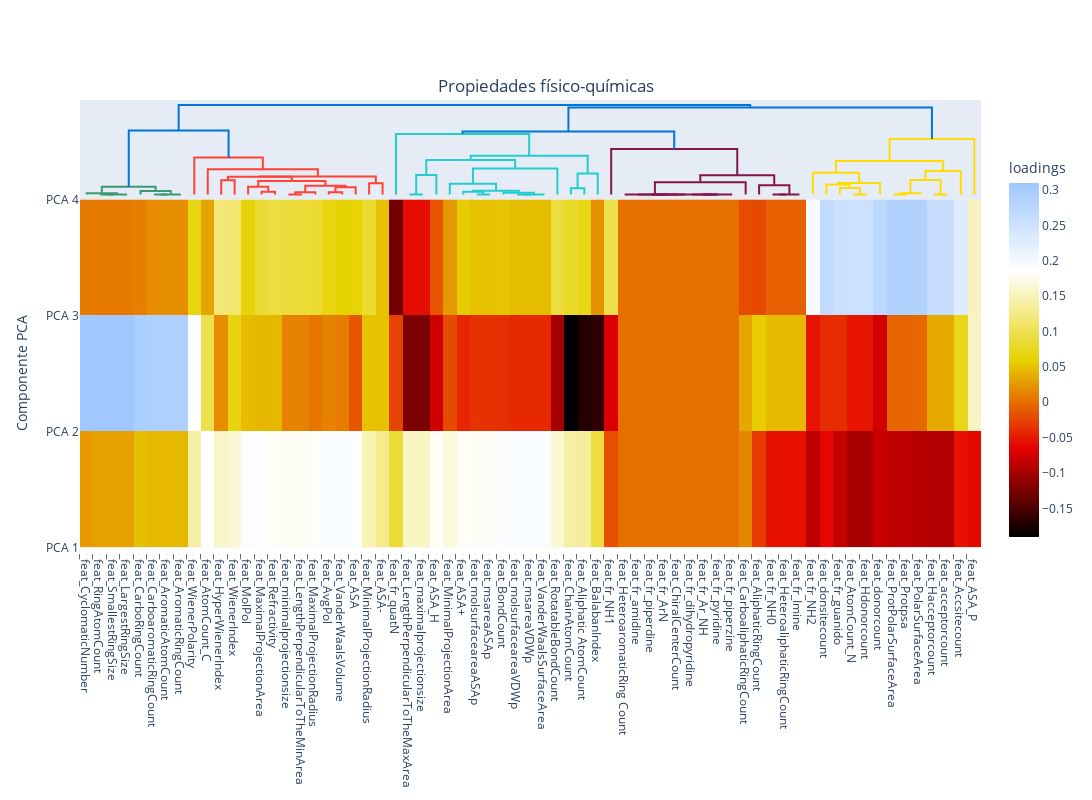

This figure's notebook cell:
### Code cell
amine_3_components_pca, pca = apply_pca(X, 3)
rows = [ "PCA"+str(x) for x in range(1,3)]
plot_heap_map_with_dendogram(pca.components_, amine_df.columns.to_list(), rows, 'Propiedades físico-químicas')

### Figure 1 — Plotly figure (JSON) as saved in the notebook; plotly's stock layout.template omitted (floating-point values rounded to 4 significant figures; data arrays with more than 128 entries replaced by an {"elided": "..."} marker saying what was removed)
{"data": [{"hoverinfo": "text", "marker": {"color": "rgb(61,153,112)"}, "mode": "lines", "type": "scatter", "x": [15, 15, 25, 25], "xaxis": "x", "y": [0, 0, 0, 0], "yaxis": "y2"}, {"hoverinfo": "text", "marker": {"color": "rgb(61,153,112)"}, "mode": "lines", "type": "scatter", "x": [20, 20, 35, 35], "xaxis": "x", "y": [0, 7.758e-18, 7.758e-18, 0], "yaxis": "y2"}, {"hoverinfo": "text", "marker": {"color": "rgb(61,153,112)"}, "mode": "lines", "type": "scatter", "x": [5, 5, 27.5, 27.5], "xaxis": "x", "y": [0, 0.004303, 0.004303, 7.758e-18], "yaxis": "y2"}, {"hoverinfo": "text", "marker": {"color": "rgb(61,153,112)"}, "mode": "lines", "type": "scatter", "x": [55, 55, 65, 65], "xaxis": "x", "y": [0, 2.944e-17, 2.944e-17, 0], "yaxis": "y2"}, {"hoverinfo": "text", "marker": {"color": "rgb(61,153,112)"}, "mode": "lines", "type": "scatter", "x": [60, 60, 75, 75], "xaxis": "x", "y": [2.944e-17, 5.753e-17, 5.753e-17, 0], "yaxis": "y2"}, {"hoverinfo": "text", "marker": {"color": "rgb(61,153,112)"}, "mode": "lines", "type": "scatter", "x": [45, 45, 67.5, 67.5], "xaxis": "x", "y": [0, 0.01152, 0.01152, 5.753e-17], "yaxis": "y2"}, {"hoverinfo": "text", "marker": {"color": "rgb(61,153,112)"}, "mode": "lines", "type": "scatter", "x": [16.25, 16.25, 56.25, 56.25], "xaxis": "x", "y": [0.004303, 0.02617, 0.02617, 0.01152], "yaxis": "y2"}, {"hoverinfo": "text", "marker": {"color": "rgb(255,65,54)"}, "mode": "lines", "type": "scatter", "x": [105, 105, 115, 115], "xaxis": "x", "y": [0, 0.04888, 0.04888, 0], "yaxis": "y2"}, {"hoverinfo": "text", "marker": {"color": "rgb(255,65,54)"}, "mode": "lines", "type": "scatter", "x": [135, 135, 145, 145], "xaxis": "x", "y": [0, 0.009306, 0.009306, 0], "yaxis": "y2"}, {"hoverinfo": "text", "marker": {"color": "rgb(255,65,54)"}, "mode": "lines", "type": "scatter", "x": [125, 125, 140, 140], "xaxis": "x", "y": [0, 0.02621, 0.02621, 0.009306], "yaxis": "y2"}, {"hoverinfo": "text", "marker": {"color": "rgb(255,65,54)"}, "mode": "lines", "type": "scatter", "x": [155, 155, 165, 165], "xaxis": "x", "y": [0, 0, 0, 0], "yaxis": "y2"}, {"hoverinfo": "text", "marker": {"color": "rgb(255,65,54)"}, "mode": "lines", "type": "scatter", "x": [160, 160, 175, 175], "xaxis": "x", "y": [0, 0.007786, 0.007786, 0], "yaxis": "y2"}, {"hoverinfo": "text", "marker": {"color": "rgb(255,65,54)"}, "mode": "lines", "type": "scatter", "x": [185, 185, 195, 195], "xaxis": "x", "y": [0, 0.00786, 0.00786, 0], "yaxis": "y2"}, {"hoverinfo": "text", "marker": {"color": "rgb(255,65,54)"}, "mode": "lines", "type": "scatter", "x": [190, 190, 205, 205], "xaxis": "x", "y": [0.00786, 0.02469, 0.02469, 0], "yaxis": "y2"}, {"hoverinfo": "text", "marker": {"color": "rgb(255,65,54)"}, "mode": "lines", "type": "scatter", "x": [167.5, 167.5, 197.5, 197.5], "xaxis": "x", "y": [0.007786, 0.02998, 0.02998, 0.02469], "yaxis": "y2"}, {"hoverinfo": "text", "marker": {"color": "rgb(255,65,54)"}, "mode": "lines", "type": "scatter", "x": [132.5, 132.5, 182.5, 182.5], "xaxis": "x", "y": [0.02621, 0.04576, 0.04576, 0.02998], "yaxis": "y2"}, {"hoverinfo": "text", "marker": {"color": "rgb(255,65,54)"}, "mode": "lines", "type": "scatter", "x": [110, 110, 157.5, 157.5], "xaxis": "x", "y": [0.04888, 0.06058, 0.06058, 0.04576], "yaxis": "y2"}, {"hoverinfo": "text", "marker": {"color": "rgb(255,65,54)"}, "mode": "lines", "type": "scatter", "x": [215, 215, 225, 225], "xaxis": "x", "y": [0, 0.03834, 0.03834, 0], "yaxis": "y2"}, {"hoverinfo": "text", "marker": {"color": "rgb(255,65,54)"}, "mode": "lines", "type": "scatter", "x": [133.8, 133.8, 220, 220], "xaxis": "x", "y": [0.06058, 0.06177, 0.06177, 0.03834], "yaxis": "y2"}, {"hoverinfo": "text", "marker": {"color": "rgb(255,65,54)"}, "mode": "lines", "type": "scatter", "x": [95, 95, 176.9, 176.9], "xaxis": "x", "y": [0, 0.0867, 0.0867, 0.06177], "yaxis": "y2"}, {"hoverinfo": "text", "marker": {"color": "rgb(255,65,54)"}, "mode": "lines", "type": "scatter", "x": [85, 85, 135.9, 135.9], "xaxis": "x", "y": [0, 0.1267, 0.1267, 0.0867], "yaxis": "y2"}, {"hoverinfo": "text", "marker": {"color": "rgb(0,116,217)"}, "mode": "lines", "type": "scatter", "x": [36.25, 36.25, 110.5, 110.5], "xaxis": "x", "y": [0.02617, 0.2197, 0.2197, 0.1267], "yaxis": "y2"}, {"hoverinfo": "text", "marker": {"color": "rgb(35,205,205)"}, "mode": "lines", "type": "scatter", "x": [245, 245, 255, 255], "xaxis": "x", "y": [0, 0, 0, 0], "yaxis": "y2"}, {"hoverinfo": "text", "marker": {"color": "rgb(35,205,205)"}, "mode": "lines", "type": "scatter", "x": [250, 250, 265, 265], "xaxis": "x", "y": [0, 0.06665, 0.06665, 0], "yaxis": "y2"}, {"hoverinfo": "text", "marker": {"color": "rgb(35,205,205)"}, "mode": "lines", "type": "scatter", "x": [295, 295, 305, 305], "xaxis": "x", "y": [0, 0, 0, 0], "yaxis": "y2"}, {"hoverinfo": "text", "marker": {"color": "rgb(35,205,205)"}, "mode": "lines", "type": "scatter", "x": [285, 285, 300, 300], "xaxis": "x", "y": [0, 0.008998, 0.008998, 0], "yaxis": "y2"}, {"hoverinfo": "text", "marker": {"color": "rgb(35,205,205)"}, "mode": "lines", "type": "scatter", "x": [325, 325, 335, 335], "xaxis": "x", "y": [0, 5.419e-17, 5.419e-17, 0], "yaxis": "y2"}, {"hoverinfo": "text", "marker": {"color": "rgb(35,205,205)"}, "mode": "lines", "type": "scatter", "x": [330, 330, 345, 345], "xaxis": "x", "y": [5.419e-17, 0.0001277, 0.0001277, 0], "yaxis": "y2"}, {"hoverinfo": "text", "marker": {"color": "rgb(35,205,205)"}, "mode": "lines", "type": "scatter", "x": [315, 315, 337.5, 337.5], "xaxis": "x", "y": [0, 0.005375, 0.005375, 0.0001277], "yaxis": "y2"}, {"hoverinfo": "text", "marker": {"color": "rgb(35,205,205)"}, "mode": "lines", "type": "scatter", "x": [292.5, 292.5, 326.2, 326.2], "xaxis": "x", "y": [0.008998, 0.01265, 0.01265, 0.005375], "yaxis": "y2"}, {"hoverinfo": "text", "marker": {"color": "rgb(35,205,205)"}, "mode": "lines", "type": "scatter", "x": [275, 275, 309.4, 309.4], "xaxis": "x", "y": [0, 0.03653, 0.03653, 0.01265], "yaxis": "y2"}, {"hoverinfo": "text", "marker": {"color": "rgb(35,205,205)"}, "mode": "lines", "type": "scatter", "x": [292.2, 292.2, 355, 355], "xaxis": "x", "y": [0.03653, 0.0892, 0.0892, 0], "yaxis": "y2"}, {"hoverinfo": "text", "marker": {"color": "rgb(35,205,205)"}, "mode": "lines", "type": "scatter", "x": [257.5, 257.5, 323.6, 323.6], "xaxis": "x", "y": [0.06665, 0.1181, 0.1181, 0.0892], "yaxis": "y2"}, {"hoverinfo": "text", "marker": {"color": "rgb(35,205,205)"}, "mode": "lines", "type": "scatter", "x": [365, 365, 375, 375], "xaxis": "x", "y": [0, 0.02156, 0.02156, 0], "yaxis": "y2"}, {"hoverinfo": "text", "marker": {"color": "rgb(35,205,205)"}, "mode": "lines", "type": "scatter", "x": [370, 370, 385, 385], "xaxis": "x", "y": [0.02156, 0.07216, 0.07216, 0], "yaxis": "y2"}, {"hoverinfo": "text", "marker": {"color": "rgb(35,205,205)"}, "mode": "lines", "type": "scatter", "x": [290.5, 290.5, 377.5, 377.5], "xaxis": "x", "y": [0.1181, 0.1326, 0.1326, 0.07216], "yaxis": "y2"}, {"hoverinfo": "text", "marker": {"color": "rgb(35,205,205)"}, "mode": "lines", "type": "scatter", "x": [235, 235, 334.0, 334.0], "xaxis": "x", "y": [0, 0.2074, 0.2074, 0.1326], "yaxis": "y2"}, {"hoverinfo": "text", "marker": {"color": "rgb(133,20,75)"}, "mode": "lines", "type": "scatter", "x": [425, 425, 435, 435], "xaxis": "x", "y": [0, 0, 0, 0], "yaxis": "y2"}, {"hoverinfo": "text", "marker": {"color": "rgb(133,20,75)"}, "mode": "lines", "type": "scatter", "x": [430, 430, 445, 445], "xaxis": "x", "y": [0, 0, 0, 0], "yaxis": "y2"}, {"hoverinfo": "text", "marker": {"color": "rgb(133,20,75)"}, "mode": "lines", "type": "scatter", "x": [415, 415, 437.5, 437.5], "xaxis": "x", "y": [0, 7.75e-18, 7.75e-18, 0], "yaxis": "y2"}, {"hoverinfo": "text", "marker": {"color": "rgb(133,20,75)"}, "mode": "lines", "type": "scatter", "x": [465, 465, 475, 475], "xaxis": "x", "y": [0, 4.51e-18, 4.51e-18, 0], "yaxis": "y2"}, {"hoverinfo": "text", "marker": {"color": "rgb(133,20,75)"}, "mode": "lines", "type": "scatter", "x": [455, 455, 470, 470], "xaxis": "x", "y": [0, 7.556e-18, 7.556e-18, 4.51e-18], "yaxis": "y2"}, {"hoverinfo": "text", "marker": {"color": "rgb(133,20,75)"}, "mode": "lines", "type": "scatter", "x": [462.5, 462.5, 485, 485], "xaxis": "x", "y": [7.556e-18, 1.192e-17, 1.192e-17, 0], "yaxis": "y2"}, {"hoverinfo": "text", "marker": {"color": "rgb(133,20,75)"}, "mode": "lines", "type": "scatter", "x": [426.2, 426.2, 473.8, 473.8], "xaxis": "x", "y": [7.75e-18, 1.465e-17, 1.465e-17, 1.192e-17], "yaxis": "y2"}, {"hoverinfo": "text", "marker": {"color": "rgb(133,20,75)"}, "mode": "lines", "type": "scatter", "x": [405, 405, 450, 450], "xaxis": "x", "y": [0, 3.765e-17, 3.765e-17, 1.465e-17], "yaxis": "y2"}, {"hoverinfo": "text", "marker": {"color": "rgb(133,20,75)"}, "mode": "lines", "type": "scatter", "x": [427.5, 427.5, 495, 495], "xaxis": "x", "y": [3.765e-17, 0.04181, 0.04181, 0], "yaxis": "y2"}, {"hoverinfo": "text", "marker": {"color": "rgb(133,20,75)"}, "mode": "lines", "type": "scatter", "x": [515, 515, 525, 525], "xaxis": "x", "y": [0, 0, 0, 0], "yaxis": "y2"}, {"hoverinfo": "text", "marker": {"color": "rgb(133,20,75)"}, "mode": "lines", "type": "scatter", "x": [520, 520, 535, 535], "xaxis": "x", "y": [0, 4.12e-17, 4.12e-17, 0], "yaxis": "y2"}, {"hoverinfo": "text", "marker": {"color": "rgb(133,20,75)"}, "mode": "lines", "type": "scatter", "x": [505, 505, 527.5, 527.5], "xaxis": "x", "y": [0, 0.0313, 0.0313, 4.12e-17], "yaxis": "y2"}, {"hoverinfo": "text", "marker": {"color": "rgb(133,20,75)"}, "mode": "lines", "type": "scatter", "x": [461.2, 461.2, 516.2, 516.2], "xaxis": "x", "y": [0.04181, 0.06625, 0.06625, 0.0313], "yaxis": "y2"}, {"hoverinfo": "text", "marker": {"color": "rgb(133,20,75)"}, "mode": "lines", "type": "scatter", "x": [395, 395, 488.8, 488.8], "xaxis": "x", "y": [0, 0.1563, 0.1563, 0.06625], "yaxis": "y2"}, {"hoverinfo": "text", "marker": {"color": "rgb(0,116,217)"}, "mode": "lines", "type": "scatter", "x": [284.5, 284.5, 441.9, 441.9], "xaxis": "x", "y": [0.2074, 0.2158, 0.2158, 0.1563], "yaxis": "y2"}, {"hoverinfo": "text", "marker": {"color": "rgb(255,220,0)"}, "mode": "lines", "type": "scatter", "x": [575, 575, 585, 585], "xaxis": "x", "y": [0, 5.888e-17, 5.888e-17, 0], "yaxis": "y2"}, {"hoverinfo": "text", "marker": {"color": "rgb(255,220,0)"}, "mode": "lines", "type": "scatter", "x": [565, 565, 580, 580], "xaxis": "x", "y": [0, 0.02249, 0.02249, 5.888e-17], "yaxis": "y2"}, {"hoverinfo": "text", "marker": {"color": "rgb(255,220,0)"}, "mode": "lines", "type": "scatter", "x": [555, 555, 572.5, 572.5], "xaxis": "x", "y": [0, 0.03454, 0.03454, 0.02249], "yaxis": "y2"}, {"hoverinfo": "text", "marker": {"color": "rgb(255,220,0)"}, "mode": "lines", "type": "scatter", "x": [563.8, 563.8, 595, 595], "xaxis": "x", "y": [0.03454, 0.03952, 0.03952, 0], "yaxis": "y2"}, {"hoverinfo": "text", "marker": {"color": "rgb(255,220,0)"}, "mode": "lines", "type": "scatter", "x": [545, 545, 579.4, 579.4], "xaxis": "x", "y": [0, 0.0741, 0.0741, 0.03952], "yaxis": "y2"}, {"hoverinfo": "text", "marker": {"color": "rgb(255,220,0)"}, "mode": "lines", "type": "scatter", "x": [605, 605, 615, 615], "xaxis": "x", "y": [0, 0, 0, 0], "yaxis": "y2"}, {"hoverinfo": "text", "marker": {"color": "rgb(255,220,0)"}, "mode": "lines", "type": "scatter", "x": [610, 610, 625, 625], "xaxis": "x", "y": [0, 0.00385, 0.00385, 0], "yaxis": "y2"}, {"hoverinfo": "text", "marker": {"color": "rgb(255,220,0)"}, "mode": "lines", "type": "scatter", "x": [635, 635, 645, 645], "xaxis": "x", "y": [0, 0, 0, 0], "yaxis": "y2"}, {"hoverinfo": "text", "marker": {"color": "rgb(255,220,0)"}, "mode": "lines", "type": "scatter", "x": [617.5, 617.5, 640, 640], "xaxis": "x", "y": [0.00385, 0.04952, 0.04952, 0], "yaxis": "y2"}, {"hoverinfo": "text", "marker": {"color": "rgb(255,220,0)"}, "mode": "lines", "type": "scatter", "x": [628.8, 628.8, 655, 655], "xaxis": "x", "y": [0.04952, 0.08009, 0.08009, 0], "yaxis": "y2"}, {"hoverinfo": "text", "marker": {"color": "rgb(255,220,0)"}, "mode": "lines", "type": "scatter", "x": [562.2, 562.2, 641.9, 641.9], "xaxis": "x", "y": [0.0741, 0.115, 0.115, 0.08009], "yaxis": "y2"}, {"hoverinfo": "text", "marker": {"color": "rgb(255,220,0)"}, "mode": "lines", "type": "scatter", "x": [602.0, 602.0, 665, 665], "xaxis": "x", "y": [0.115, 0.1905, 0.1905, 0], "yaxis": "y2"}, {"hoverinfo": "text", "marker": {"color": "rgb(0,116,217)"}, "mode": "lines", "type": "scatter", "x": [363.2, 363.2, 633.5, 633.5], "xaxis": "x", "y": [0.2158, 0.2991, 0.2991, 0.1905], "yaxis": "y2"}, {"hoverinfo": "text", "marker": {"color": "rgb(0,116,217)"}, "mode": "lines", "type": "scatter", "x": [73.36, 73.36, 498.4, 498.4], "xaxis": "x", "y": [0.2197, 0.3074, 0.3074, 0.2991], "yaxis": "y2"}, {"colorbar": {"len": 0.8, "nticks": 15, "title": {"text": "loadings"}}, "colorscale": [[0, "rgb(0,0,0)"], [0.25, "rgb(230,0,0)"], [0.5, "rgb(230,210,0)"], [0.75, "rgb(255,255,255)"], [1, "rgb(160,200,255)"]], "type": "heatmap", "x": [5, 15, 25, 35, 45, 55, 65, 75, 85, 95, 105, 115, 125, 135, 145, 155, 165, 175, 185, 195, 205, 215, 225, 235, 245, 255, 265, 275, 285, 295, 305, 315, 325, 335, 345, 355, 365, 375, 385, 395, 405, 415, 425, 435, 445, 455, 465, 475, 485, 495, 505, 515, 525, 535, 545, 555, 565, 575, 585, 595, 605, 615, 625, 635, 645, 655, 665], "y": [0, 1, 2, 3, 4, 5, 6, 7], "z": {"elided": "3x67 float values"}}], "layout": {"autosize": false, "boxmode": "group", "height": 800, "hovermode": "closest", "showlegend": false, "title": {"text": "Propiedades físico-químicas", "x": 0.5, "xanchor": "center", "y": 0.9, "yanchor": "top"}, "width": 1200, "xaxis": {"domain": [1, 1], "mirror": false, "rangemode": "tozero", "showgrid": false, "showline": false, "showticklabels": true, "tickmode": "array", "ticks": "", "ticktext": ["_feat_CyclomaticNumber", "_feat_RingAtomCount", "_feat_SmallestRingSize", "_feat_LargestRingSize", "_feat_CarboRingCount", "_feat_CarboaromaticRingCount", "_feat_AromaticAtomCount", "_feat_AromaticRingCount", "_feat_WienerPolarity", "_feat_AtomCount_C", "_feat_HyperWienerIndex", "_feat_WienerIndex", "_feat_MolPol", "_feat_MaximalProjectionArea", "_feat_Refractivity", "_feat_minimalprojectionsize", "_feat_LengthPerpendicularToTheMinArea", "_feat_MaximalProjectionRadius", "_feat_AvgPol", "_feat_VanderWaalsVolume", "_feat_ASA", "_feat_MinimalProjectionRadius", "_feat_ASA-", "_feat_fr_quatN", "_feat_LengthPerpendicularToTheMaxArea", "_feat_maximalprojectionsize", "_feat_ASA_H", "_feat_MinimalProjectionArea", "_feat_ASA+", "_feat_molsurfaceareaASAp", "_feat_msareaASAp", "_feat_BondCount", "_feat_molsurfaceareaVDWp", "_feat_msareaVDWp", "_feat_VanderWaalsSurfaceArea", "_feat_RotatableBondCount", "_feat_ChainAtomCount", "_feat_Aliphatic AtomCount", "_feat_BalabanIndex", "_feat_fr_NH1", "_feat_HeteroaromaticRing Count", "_feat_fr_amidine", "_feat_fr_piperdine", "_feat_fr_ArN", "_feat_ChiralCenterCount", "_feat_fr_dihydropyridine", "_feat_fr_Ar_NH", "_feat_fr_pyridine", "_feat_fr_piperzine", "_feat_CarboaliphaticRingCount", "_feat_AliphaticRingCount", "_feat_fr_NH0", "_feat_HeteroaliphaticRingCount", "_feat_fr_Imine", "_feat_fr_NH2", "_feat_donsitecount", "_feat_fr_guanido", "_feat_AtomCount_N", "_feat_Hdonorcount", "_feat_donorcount", "_feat_ProtPolarSurfaceArea", "_feat_Protpsa", "_feat_PolarSurfaceArea", "_feat_Hacceptorcount", "_feat_acceptorcount", "_feat_Accsitecount", "_feat_ASA_P"], "tickvals": [5, 15, 25, 35, 45, 55, 65, 75, 85, 95, 105, 115, 125, 135, 145, 155, 165, 175, 185, 195, 205, 215, 225, 235, 245, 255, 265, 275, 285, 295, 305, 315, 325, 335, 345, 355, 365, 375, 385, 395, 405, 415, 425, 435, 445, 455, 465, 475, 485, 495, 505, 515, 525, 535, 545, 555, 565, 575, 585, 595, 605, 615, 625, 635, 645, 655, 665], "type": "linear", "zeroline": false}, "xaxis2": {"domain": [1, 0.8], "mirror": false, "showgrid": false, "showline": false, "showticklabels": false, "ticks": "", "zeroline": false}, "yaxis": {"domain": [0.1, 0.8], "mirror": false, "rangemode": "tozero", "showgrid": false, "showline": false, "showticklabels": true, "tickmode": "array", "ticks": "", "ticktext": ["PCA 1", "PCA 2", "PCA 3", "PCA 4", "PCA 5", "PCA 6", "PCA 7", "PCA 8"], "tickvals": [0, 1, 2, 3, 4, 5, 6, 7], "title": {"text": "Componente PCA"}, "type": "linear", "zeroline": false}, "yaxis2": {"domain": [0.8, 1], "mirror": false, "showgrid": false, "showline": false, "showticklabels": false, "ticks": "", "zeroline": false}}}
